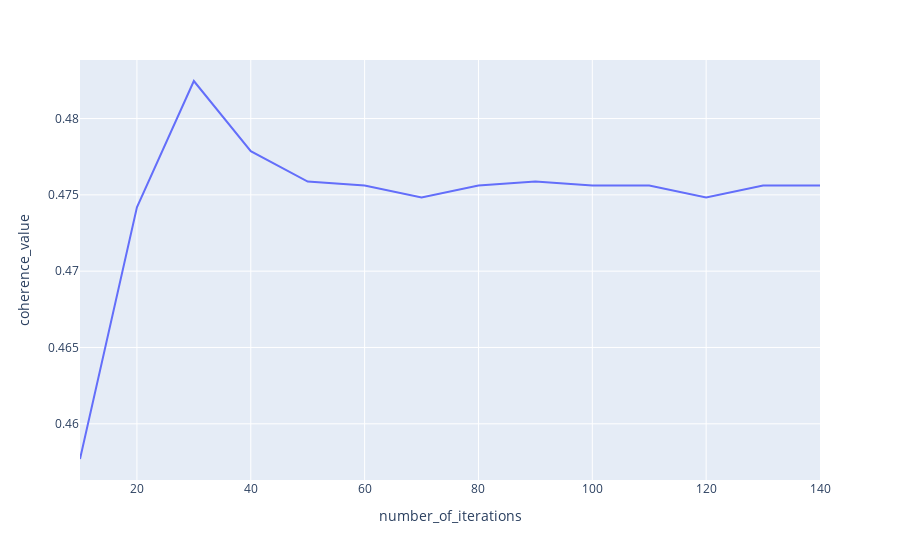

Here is the notebook cell this chart was saved with:
### Code cell
limit=150; start=10; step=10;
x_2 = range(start, limit, step)

its_ts = {'coherence_value': coherence_values_its,
            'number_of_iterations': x_2}

its_track_sheet = pd.DataFrame(data=its_ts)

its_fig = px.line(its_track_sheet, x="number_of_iterations", y="coherence_value")
its_fig.show()

### Figure 1 — Plotly figure (JSON) as saved in the notebook; plotly's stock layout.template omitted (floating-point values rounded to 4 significant figures)
{"data": [{"hovertemplate": "number_of_iterations=%{x}<br>coherence_value=%{y}<extra></extra>", "legendgroup": "", "line": {"color": "#636efa", "dash": "solid"}, "marker": {"symbol": "circle"}, "mode": "lines", "name": "", "orientation": "v", "showlegend": false, "type": "scatter", "x": [10, 20, 30, 40, 50, 60, 70, 80, 90, 100, 110, 120, 130, 140], "xaxis": "x", "y": [0.4577, 0.4742, 0.4825, 0.4779, 0.4759, 0.4756, 0.4748, 0.4756, 0.4759, 0.4756, 0.4756, 0.4748, 0.4756, 0.4756], "yaxis": "y"}], "layout": {"legend": {"tracegroupgap": 0}, "margin": {"t": 60}, "xaxis": {"anchor": "y", "domain": [0, 1], "title": {"text": "number_of_iterations"}}, "yaxis": {"anchor": "x", "domain": [0, 1], "title": {"text": "coherence_value"}}}}
